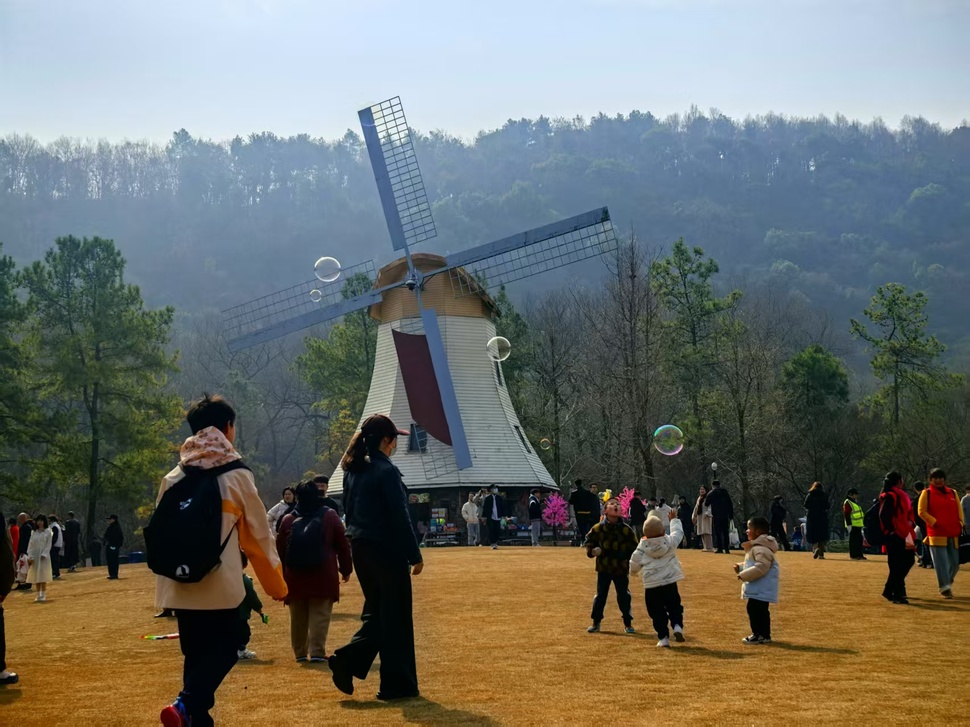
#> input picture test_RGB/test.jpg, 970 x 727 px, shrunk from 1706 x 1279 before the run
$ python blur.py
#> lines starting #> are read from the running program, lines starting #| are printed output that depends on the picture
import cv2
import numpy as np

def apply_filters(image_path):
    # 读取图像
#> called with image_path = 'test.jpg'
    image = cv2.imread(image_path)
#> image is the input picture: shape (727, 970, 3); mean B, G, R 106.2, 112.2, 110.3
    if image is None:
        print("Error: Could not open or find the image.")
        return

    # 显示原始图像
    cv2.imshow('Original Image', image)

    # 平均核滤波
    kernel_size = (5, 5)  # 核大小可以根据需要调整
    blurred_avg = cv2.blur(image, kernel_size)
    cv2.imshow('Average Blur', blurred_avg)
    cv2.imwrite('average_blur.jpg', blurred_avg)

    # 高斯核滤波
    sigmaX = 0  # 标准差可以根据需要调整
    blurred_gaussian = cv2.GaussianBlur(image, kernel_size, sigmaX)
    cv2.imshow('Gaussian Blur', blurred_gaussian)
    cv2.imwrite('gaussian_blur.jpg', blurred_gaussian)

    # 运动模糊
    size = 15  # 模糊条带的长度
    kernel_motion_blur = np.zeros((size, size))
    kernel_motion_blur[int((size-1)/2), :] = np.ones(size)
    kernel_motion_blur = kernel_motion_blur / size
    blurred_motion = cv2.filter2D(image, -1, kernel_motion_blur)
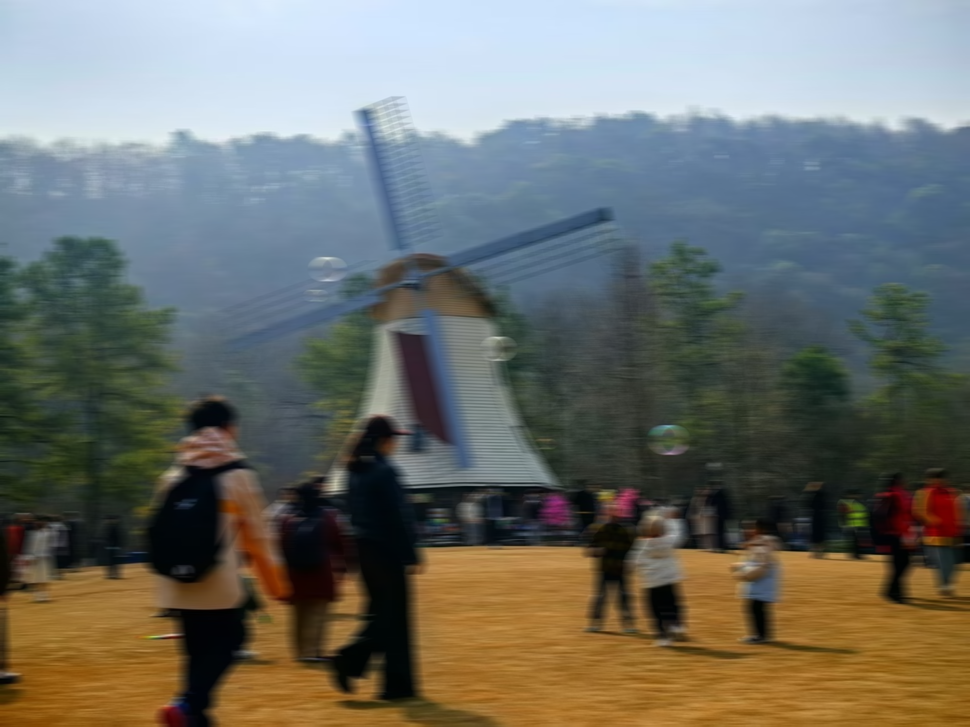
#> blurred_motion: shape (727, 970, 3); mean B, G, R 106.2, 112.2, 110.3
    cv2.imshow('Motion Blur', blurred_motion)
    cv2.imwrite('motion_blur.jpg', blurred_motion)

    # 中值滤波
    median_kernel_size = 5  # 内核大小必须是正奇数
    blurred_median = cv2.medianBlur(image, median_kernel_size)
    cv2.imshow('Median Blur', blurred_median)
    cv2.imwrite('median_blur.jpg', blurred_median)

    # 双边滤波
    d = 9       # 每个像素邻域直径
    sigmaColor = 75   # 色彩空间标准差
    sigmaSpace = 75   # 坐标空间标准差
    blurred_bilateral = cv2.bilateralFilter(image, d, sigmaColor, sigmaSpace)
    cv2.imshow('Bilateral Blur', blurred_bilateral)
    cv2.imwrite('bilateral_blur.jpg', blurred_bilateral)

    cv2.waitKey(0)
    cv2.destroyAllWindows()

# 使用示例
apply_filters('test.jpg')
